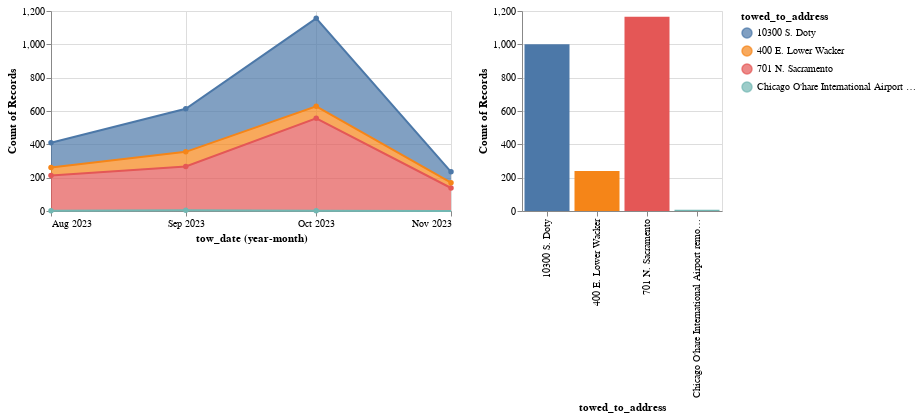

Source (notebook cell):
### Markdown cell above
Multi-area chart showing temporal trends (grouped by address of impound lot) and a bar chart displaying the count of vehicles towed to specific addresses. Clicking and dragging to make a selection on the area chart changes the counts displayed in the bar chart.

### Code cell
spec = {
  "$schema": "https://vega.github.io/schema/vega-lite/v5.json",
  "data": {
    "values": df.to_csv(),
    "format": {
      "type": "csv"
    }
  },
  "resolve": {"scale": {"y": "independent"}},
  "config": {"view": {"continuousWidth": 400, "continuousHeight": 300}},
  "hconcat": [
    {
      "mark": {"type": "area", "line": True, "point": True},
      "encoding": {
        "color": {"field": "towed_to_address", "type": "nominal"},
        "tooltip": {"aggregate": "count", "type": "quantitative"},
        "x": {"field": "tow_date", "timeUnit": "yearmonth", "type": "temporal"},
        "y": {"aggregate": "count", "type": "quantitative"}
      },
      "height": 200,
      "selection": {"selector005": {"type": "interval", "encodings": ["x"]}},
      "width": 400
    },
    {
      "mark": "bar",
      "encoding": {
        "color": {"field": "towed_to_address", "type": "nominal"},
        "x": {"field": "towed_to_address", "type": "nominal"},
        "y": {"aggregate": "count", "type": "quantitative"}
      },
      "height": 200,
      "transform": [{"filter": {"selection": "selector005"}}],
      "width": 200
    }
  ]
}


display(alt.display.html_renderer(spec), raw=True)
